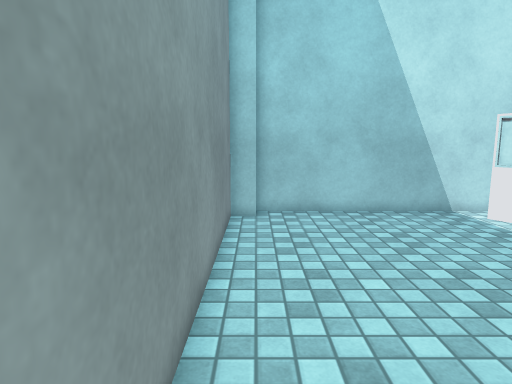
View 1 (above)

16 first-person views from a walk through a 3-D level made in the Unity game engine. The camera is 1.4 m above the floor, tilts 8° down and sees 75° across. The floor is counted in squares, 0.5 m on a side. Each view is taken from the middle of a square. On the plan, view 1 faces up. The plan holds only what a view shows up to about 20 squares ahead; the rest is blank. The place goes on beyond the plan. The player is left out. Surface patterns are stand-ins for the level's own textures.

View 2
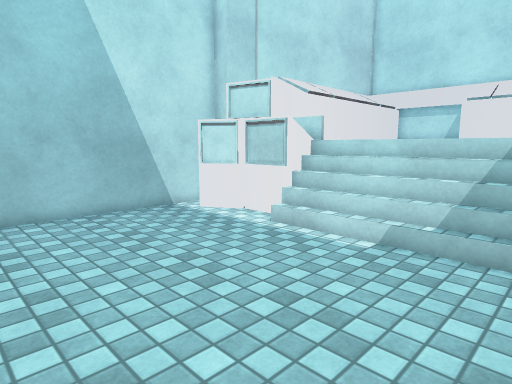

View 3
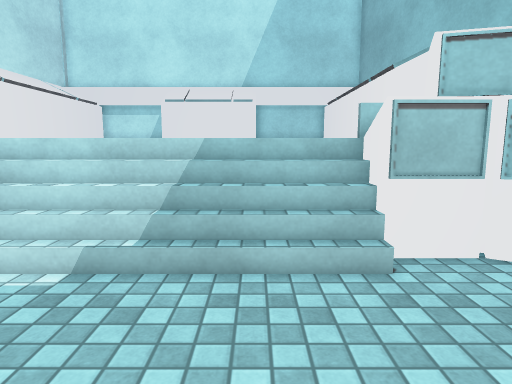

View 4
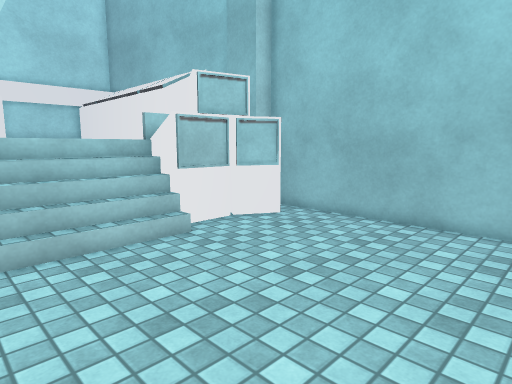

View 5
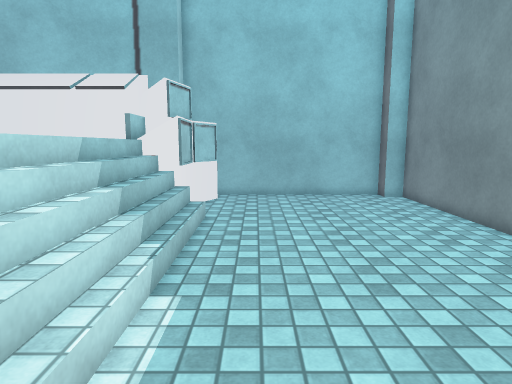

View 6
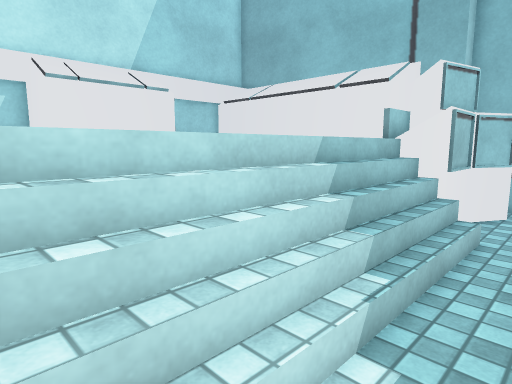

View 7
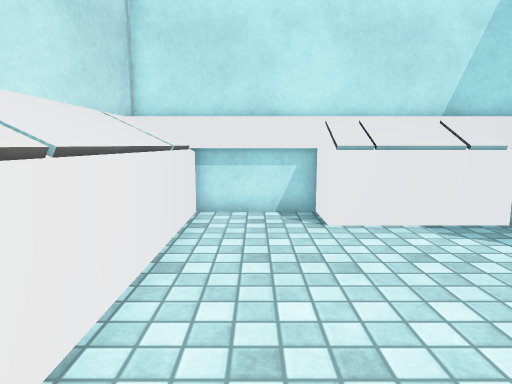

View 8
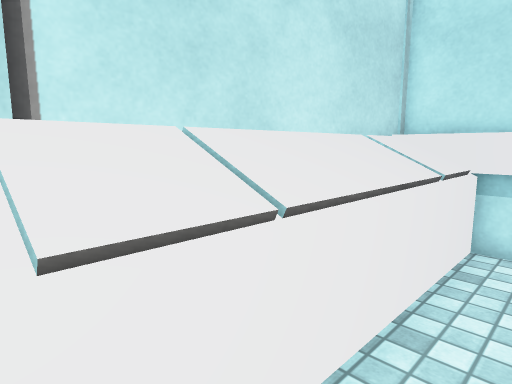

View 9
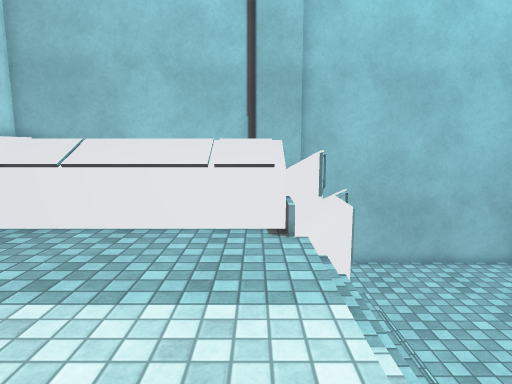

View 10
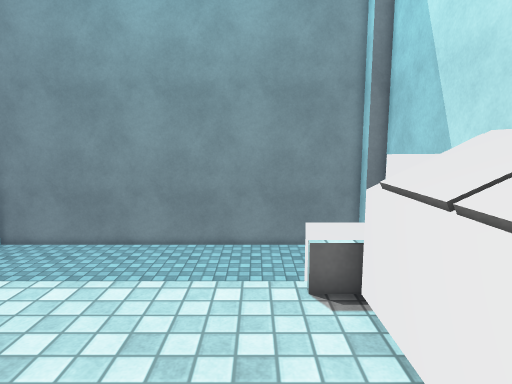

View 11
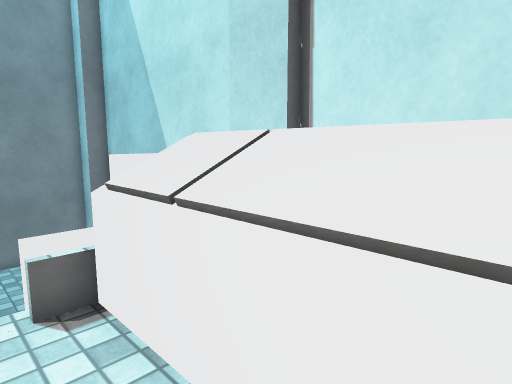

View 12
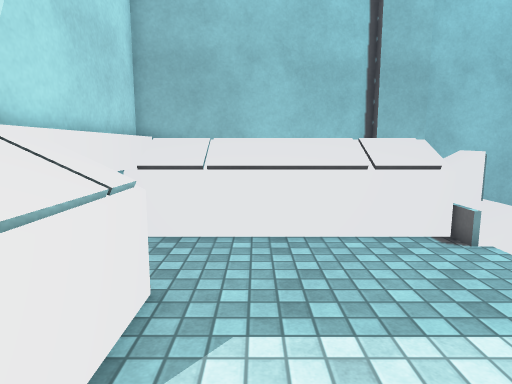

View 13
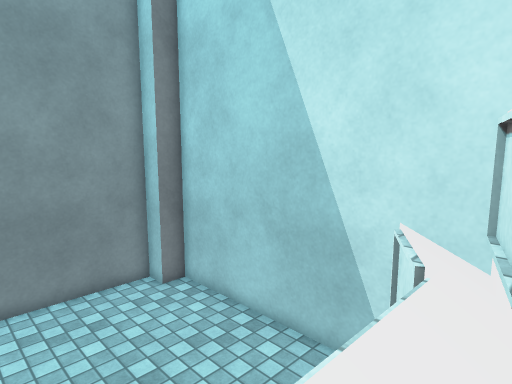

View 14
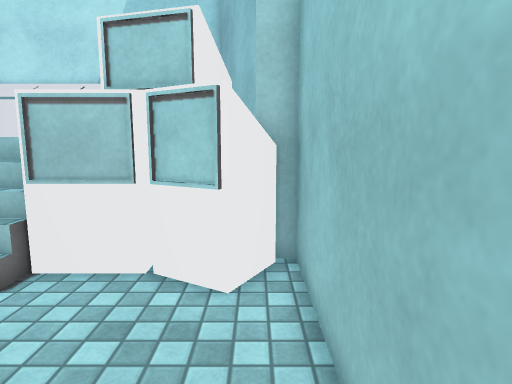

View 15
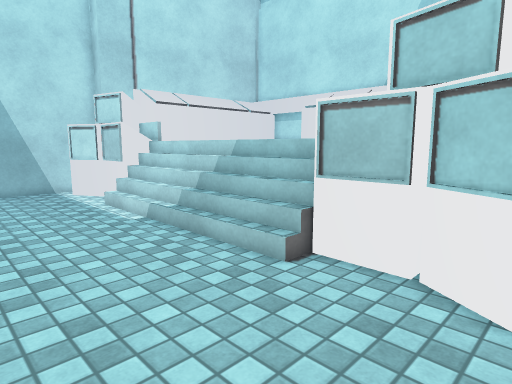

View 16
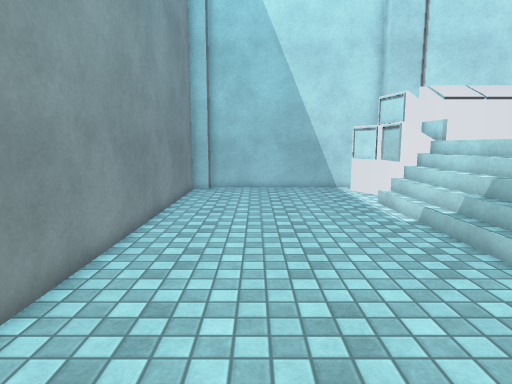

### Floor plan
Key: @ floor where view 1 was taken; # wall or solid block; x gap in a wall; . main floor; : floor 1.5 m higher than the main floor; + floor 1.75 m higher than the main floor; * floor 2 m higher than the main floor; / step, stairs or slope; = window, fence, low wall or low ledge; ^ raised ledge; v drop or lower ground; O other object.
Columns run from 1 left of view 1 to 22 right of it. Each row starts with its distance up from view 1.
 14  ###########
 13 ##........OO   #####
 12 #.........OO O    v####
 11 #.........OO O^^^^^^^^^#
 10 #..........OOO^^^^^^^^^#
  9 #..........x+^^^^^^^^^^#
  8 #........./=//:::::::::#
  7 #.........///::::::::::#
  6 #.........///::::::::::#
  5 #.........///::::::::OO#
  4 #.........///::::::::OO#
  3 #.........///::::::::OO#
  2 #.........///::::::::OO#
  1 #.........///::::::::OO#
  0 #@........///::::::::OO#
 -1 #.........///::::::::::#
 -2 #.........///::::::::::#
 -3 #........./OO*:::::::::#
 -4 #..........OO^^^^^^^^^^#
 -5 #..........OOO^^^^^^^^^^
 -6 #..........OOO^^^^^^^^##
 -7 #.........OOOO    v####
 -8 ##........OOO  #####
 -9  ############

Positions as (right, up) in squares from view 1, and headings:
1: (0, 0), facing up
2: (0, 0), facing up-right
3: (2, 0), facing right
4: (0, 3), facing down-right
5: (7, 10), facing down
6: (7, 8), facing down-right
7: (11, 7), facing right
8: (12, 7), facing up-right
9: (13, 7), facing down
10: (18, 7), facing left
11: (18, 7), facing up-left
12: (18, 6), facing down
13: (11, 7), facing up-left
14: (3, -8), facing right
15: (3, -8), facing up-right
16: (3, -8), facing up
